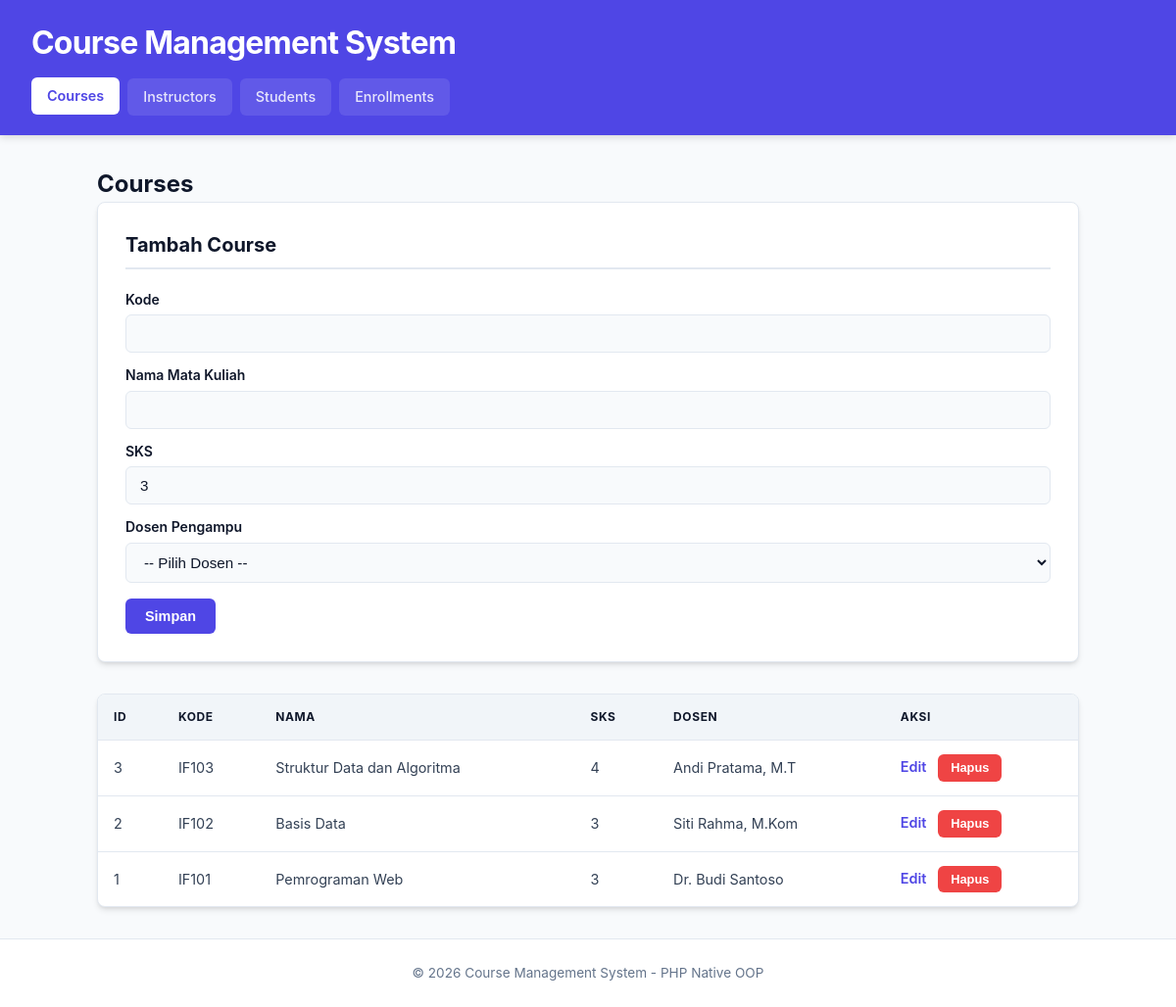
The page / on the database its author committed.
### tables this page shows
CREATE TABLE courses (
    id INT AUTO_INCREMENT PRIMARY KEY,
    code VARCHAR(10) NOT NULL UNIQUE,
    name VARCHAR(150) NOT NULL,
    credits INT NOT NULL DEFAULT 3,
    instructor_id INT NOT NULL,
    FOREIGN KEY (instructor_id) REFERENCES instructors(id) ON DELETE RESTRICT
);

CREATE TABLE instructors (
    id INT AUTO_INCREMENT PRIMARY KEY,
    name VARCHAR(100) NOT NULL,
    email VARCHAR(100) NOT NULL UNIQUE,
    expertise VARCHAR(100) NOT NULL
);

### index.php (called while the page is built, shortened)
<?php
require_once 'class/Course.php';
function e($value)
{
    return htmlspecialchars((string) $value, ENT_QUOTES, 'UTF-8');
}
$database   = new Database();
$db         = $database->getConnection();
$course     = new Course($db);
$page  = $_GET['page'] ?? 'courses';
$editData = null;
include 'view/header.php';
include "view/$page.php";
include 'view/footer.php';

### class/Course.php (called while the page is built, shortened)
<?php
class Course
{
    private $db;
    public function __construct($db)
    {
        $this->db = $db;
    }
    public function getAll()
    {
        $stmt = $this->db->prepare(
            "SELECT c.*, i.name AS instructor_name
             FROM courses c
             JOIN instructors i ON c.instructor_id = i.id
             ORDER BY c.id DESC"
        );
        $stmt->execute();
        return $stmt->fetchAll();
    }
}

### view/courses.php (the view, shortened to what this page needs)
<h2>Courses</h2>
<form method="post" action="index.php?page=courses" class="card">
    <h3><?= $editData ? 'Edit Course' : 'Tambah Course' ?></h3>
    <label>Kode</label>
    <input type="text" name="code" value="<?= e($editData['code'] ?? '') ?>" required>
    <label>Nama Mata Kuliah</label>
    <input type="text" name="name" value="<?= e($editData['name'] ?? '') ?>" required>
    <label>SKS</label>
    <input type="number" name="credits" min="1" max="6" value="<?= e($editData['credits'] ?? 3) ?>" required>
    <label>Dosen Pengampu</label>
    <select name="instructor_id" required>
        <option value="">-- Pilih Dosen --</option>
    </select>
    <button type="submit"><?= $editData ? 'Update' : 'Simpan' ?></button>
</form>
<table>
    <tr><th>ID</th><th>Kode</th><th>Nama</th><th>SKS</th><th>Dosen</th><th>Aksi</th></tr>
    <?php foreach ($course->getAll() as $row): ?>
    <tr>
        <td><?= e($row['id']) ?></td>
        <td><?= e($row['code']) ?></td>
        <td><?= e($row['name']) ?></td>
        <td><?= e($row['credits']) ?></td>
        <td><?= e($row['instructor_name']) ?></td>
        <td>
            <a href="index.php?page=courses&edit=<?= e($row['id']) ?>">Edit</a>
            <form method="post" action="index.php?page=courses" class="inline" onsubmit="return confirm('Hapus data ini?')">
                <button type="submit" class="danger">Hapus</button>
            </form>
        </td>
    </tr>
    <?php endforeach; ?>
</table>

### view/header.php (shortened to what this page needs)
<!DOCTYPE html>
<html lang="id">
<head>
    <link rel="stylesheet" href="style.css">
</head>
<body>
<header>
    <h1>Course Management System</h1>
    <nav>
        <a href="index.php?page=courses" class="<?= $page === 'courses' ? 'active' : '' ?>">Courses</a>
        <a href="index.php?page=instructors" class="<?= $page === 'instructors' ? 'active' : '' ?>">Instructors</a>
        <a href="index.php?page=students" class="<?= $page === 'students' ? 'active' : '' ?>">Students</a>
        <a href="index.php?page=enrollments" class="<?= $page === 'enrollments' ? 'active' : '' ?>">Enrollments</a>
    </nav>
</header>
<main>

### view/footer.php
</main>
<footer>&copy; <?= date('Y') ?> Course Management System - PHP Native OOP</footer>
</body>
</html>

### style.css (style rules this page uses)
:root { --primary-color: #4f46e5; --primary-hover: #4338ca; --bg-color: #f8fafc; --card-bg: #ffffff; --text-main: #0f172a; --text-muted: #64748b; --border-color: #e2e8f0; --danger-color: #ef4444; --danger-hover: #dc2626; --success-bg: #dcfce7; --success-text: #15803d; --error-bg: #fee2e2; --error-text: #b91c1c; --radius: 8px; --shadow: 0 4px 6px -1px rgb(0 0 0 / 0.1), 0 2px 4px -2px rgb(0 0 0 / 0.1); --transition: all 0.2s ease-in-out; }
* { box-sizing: border-box; margin: 0; padding: 0; }
body { font-family: 'Inter', system-ui, -apple-system, BlinkMacSystemFont, "Segoe UI", Roboto, sans-serif; background-color: var(--bg-color); color: var(--text-main); line-height: 1.5; display: flex; flex-direction: column; min-height: 100vh; }
header { background: var(--primary-color); color: #ffffff; padding: 1.25rem 2rem; box-shadow: 0 2px 8px rgba(0, 0, 0, 0.15); }
header h1, header h2 { margin-bottom: 0.75rem; font-weight: 700; letter-spacing: -0.025em; }
nav { display: flex; gap: 0.5rem; }
nav a { color: rgba(255, 255, 255, 0.85); text-decoration: none; padding: 0.5rem 1rem; border-radius: 6px; font-weight: 500; font-size: 0.9rem; transition: var(--transition); background: rgba(255, 255, 255, 0.1); }
nav a.active, nav a:hover { background: #ffffff; color: var(--primary-color); font-weight: 600; transform: translateY(-1px); }
main { max-width: 1050px; width: 100%; margin: 2rem auto; padding: 0 1.5rem; flex: 1; }
.card { background: var(--card-bg); padding: 1.75rem; border-radius: var(--radius); margin-bottom: 2rem; border: 1px solid var(--border-color); box-shadow: var(--shadow); }
.card h3 { margin-bottom: 1.25rem; color: var(--text-main); font-size: 1.25rem; border-bottom: 2px solid var(--border-color); padding-bottom: 0.5rem; }
label { display: block; margin: 0.75rem 0 0.35rem; font-weight: 600; font-size: 0.875rem; color: var(--text-main); }
input, select, textarea { width: 100%; padding: 0.625rem 0.875rem; border: 1px solid var(--border-color); border-radius: 6px; font-size: 0.95rem; background-color: #f8fafc; color: var(--text-main); transition: var(--transition); }
button, .btn-cancel { display: inline-flex; align-items: center; justify-content: center; margin-top: 1rem; padding: 0.625rem 1.25rem; border: none; border-radius: 6px; background: var(--primary-color); color: #ffffff; font-size: 0.9rem; font-weight: 600; cursor: pointer; text-decoration: none; transition: var(--transition); }
button.danger { background: var(--danger-color); margin: 0; padding: 0.4rem 0.8rem; font-size: 0.8rem; }
form.inline { display: inline; }
table { width: 100%; border-collapse: separate; border-spacing: 0; background: var(--card-bg); border-radius: var(--radius); overflow: hidden; border: 1px solid var(--border-color); box-shadow: var(--shadow); margin-top: 1rem; }
th, td { padding: 0.875rem 1rem; text-align: left; font-size: 0.9rem; }
th { background: #f1f5f9; color: var(--text-main); font-weight: 700; text-transform: uppercase; font-size: 0.75rem; letter-spacing: 0.05em; border-bottom: 1px solid var(--border-color); }
td { border-bottom: 1px solid var(--border-color); color: #334155; }
tr:last-child td { border-bottom: none; }
td a { color: var(--primary-color); text-decoration: none; font-weight: 600; margin-right: 0.5rem; transition: var(--transition); }
footer { text-align: center; padding: 1.5rem; color: var(--text-muted); font-size: 0.85rem; border-top: 1px solid var(--border-color); background: #ffffff; margin-top: auto; }

### rows shown on the page
courses: id "3", code "IF103", name "Struktur Data dan Algoritma", credits "4", instructor.name "Andi Pratama, M.T"
courses: id "2", code "IF102", name "Basis Data", credits "3", instructor.name "Siti Rahma, M.Kom"
courses: id "1", code "IF101", name "Pemrograman Web", credits "3", instructor.name "Dr. Budi Santoso"
